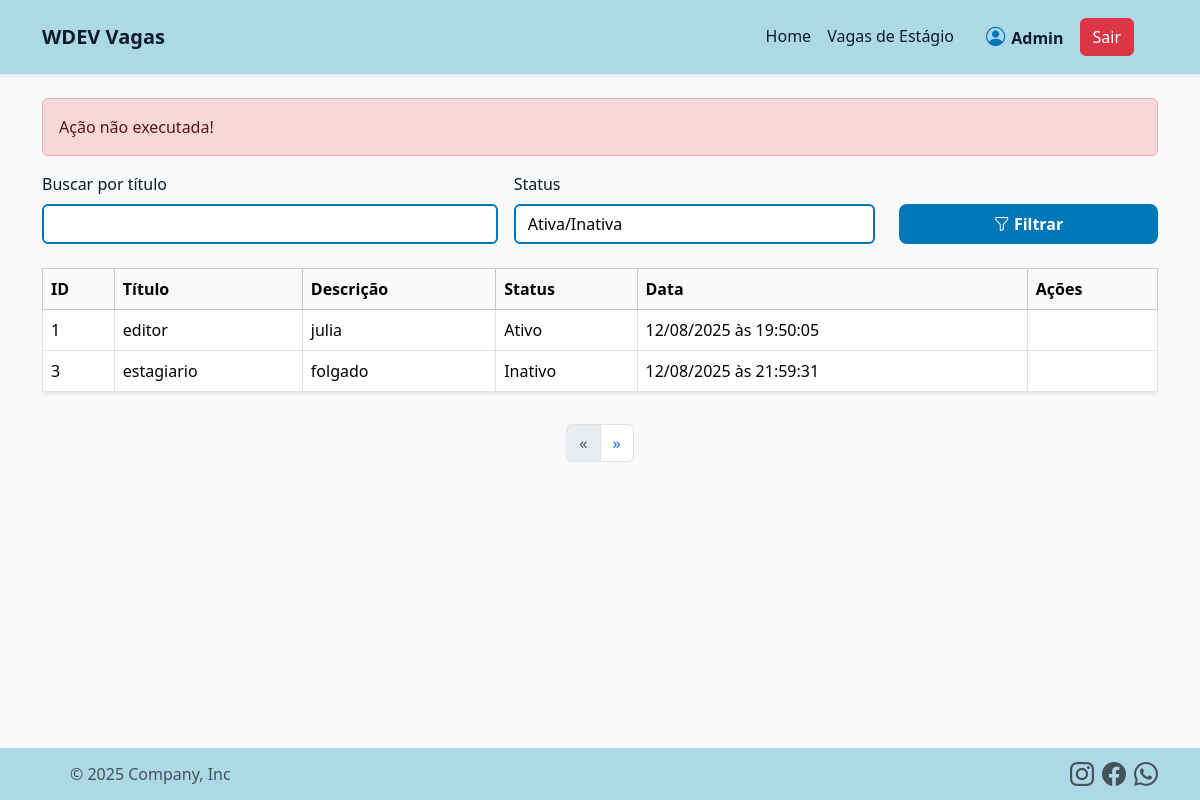
Screenshot of /vaga/listar.php?status=error (signed in) with the database file from the repository.
### tables this page shows
CREATE TABLE `vagas` (
  `id` int NOT NULL AUTO_INCREMENT PRIMARY KEY,
  `titulo` varchar(255) NOT NULL,
  `descricao` text NOT NULL,
  `ativo` enum('s','n') NOT NULL,
  `data` timestamp NOT NULL
);

### app/Session/Login.php (called while the page is built, shortened)
<?php
class Login
{
    public static function getAlunoLogado()
    {
        return self::isLogged() ? $_SESSION['aluno'] : null;
    }
    public static function isLogged()
    {
        return isset($_SESSION['aluno']['id']);
    }
}

### vaga/listar.php (called while the page is built, shortened)
<?php
$busca = filter_input(INPUT_GET, 'busca', FILTER_SANITIZE_STRING);
$filtroStatus = filter_input(INPUT_GET, 'status', FILTER_SANITIZE_STRING);
$filtroStatus = in_array($filtroStatus, ['s', 'n']) ? $filtroStatus : '';
$condicoes = [
    strlen($busca) ? 'titulo LIKE "%' . str_replace(' ', '%', $busca) . '%"' : null,
    strlen($filtroStatus) ? 'ativo = "' . $filtroStatus . '"' : null
];
$condicoes = array_filter($condicoes);
$where = implode(' AND ', $condicoes);
$quantidadeVagas = Vaga::getQuantidadeVagas($where);
$obPagination = new Pagination($quantidadeVagas, $_GET['pagina'] ?? 1, 4);
$vagas = Vaga::getVagas($where, null, $obPagination->getLimit());
include __DIR__ . '/../includes/header.php';
include __DIR__ . '/listagem.php';
include __DIR__ . '/../includes/footer.php';
?>

### app/Db/DataBase.php (called while the page is built, shortened)
<?php
class DataBase
{
    private $table;
    private $connection;
    public function __construct($table = null)
    {
        $this->table = $table;
    }
    private function SetConnection()
    {
        try {
            $this->connection = new PDO('mysql:host=' . self::HOST . ';dbname=' . self::NAME, self::USER, self::PASS);
            $this->connection->setAttribute(PDO::ATTR_ERRMODE, PDO::ERRMODE_EXCEPTION);
        } catch (PDOException $e) {
            die('ERROR: ' . $e->getMessage());
        }
    }
    public function execute($query, $params = [])
    {
        try {
            $statement = $this->connection->prepare($query);
            $statement->execute($params);
            return $statement;
        } catch (PDOException $e) {
            die('ERROR: ' . $e->getMessage());
        }
    }
    public function select($where = null, $order = null, $limit = null, $fields = '*'){
    $query = 'SELECT '.$fields.' FROM '.$this->table;
    $where = strlen($where) ? ' WHERE '.$where : '';
    $order = strlen($order) ? ' ORDER BY '.$order : '';
    $limit = strlen($limit) ? ' LIMIT '.$limit : '';
    $query .= $where.$order.$limit;
    return $this->execute($query);
}
}

### app/Entity/Vaga.php (called while the page is built, shortened)
<?php
class Vaga{
public static function getVagas($where= null, $order = null, $limit = null){
    return (new DataBase('vagas'))->select($where, $order, $limit)
                                  ->fetchAll(PDO::FETCH_CLASS, self::class);
    }
    public static function getQuantidadeVagas($where= null){
        return (new DataBase('vagas'))->select($where, null, null,'COUNT(*) AS qtd')
                                      ->fetchObject()
                                      ->qtd;
        }
}

### app/Db/Pagination.php (called while the page is built, shortened)
<?php
class Pagination
{
    private $limit;
    private $results;
    private $pages;
    private $currentPage;
    public function __construct($results, $currentPage = 1, $limit = 10)
    {
        $this->results = $results;
        $this->limit = $limit;
        $this->currentPage = (is_numeric($currentPage) and $currentPage > 0) ? $currentPage : 1;
    }
    private function calculate()
    {
        $this->pages = $this->results > 0 ? ceil($this->results / $this->limit) : 1;
        $this->currentPage = $this->currentPage <= $this->pages ? $this->currentPage : $this->pages;
    }
    public function getLimit()
    {
        $offset = ($this->limit * ($this->currentPage - 1));
        return $offset . ',' . $this->limit;
    }
    public function getPages()
    {
        if ($this->pages == 1) return [];
        $paginas = [];
        return $paginas;
    }
}

### vaga/listagem.php (the view, shortened to what this page needs)
<?php
$mensagem = '';
if (isset($_GET['status'])) {
    switch ($_GET['status']) {
        case 'error':
            $mensagem = '<div class="alert alert-danger">Ação não executada!</div>';
            break;
    }
}
$resultados = '';
foreach ($vagas as $vaga) {
    $acoes = '';
    $resultados .= '<tr>
        <td>' . $vaga->id . '</td>
        <td>' . $vaga->titulo . '</td>
        <td>' . $vaga->descricao . '</td>
        <td>' . ($vaga->ativo == 's' ? 'Ativo' : 'Inativo') . '</td>
        <td>' . date('d/m/Y à\s H:i:s', strtotime($vaga->data)) . '</td>
        <td>' . $acoes . '</td>
    </tr>';
}
$resultados = strlen($resultados) ? $resultados : '<tr><td colspan="6" class="text-center">Nenhuma vaga encontrada.</td></tr>';
$paginas = $obPagination->getPages();
$totalPaginas = count($paginas);
$paginaAtual = $_GET['pagina'] ?? 1;
$paginaAtual = (int)$paginaAtual;
$gets = $_GET;
unset($gets['pagina']);
$getsQuery = http_build_query($gets);
$paginacao = '<nav><ul class="pagination justify-content-center">';
$prevPage = max($paginaAtual - 1, 1);
$paginacao .= '<li class="page-item ' . ($paginaAtual == 1 ? 'disabled' : '') . '">
    <a class="page-link" href="?pagina=' . $prevPage . '&' . $getsQuery . '">&laquo;</a>
</li>';
$nextPage = min($paginaAtual + 1, $totalPaginas);
$paginacao .= '<li class="page-item ' . ($paginaAtual == $totalPaginas ? 'disabled' : '') . '">
    <a class="page-link" href="?pagina=' . $nextPage . '&' . $getsQuery . '">&raquo;</a>
</li>';
$paginacao .= '</ul></nav>';
?>
<main class="container py-4">
    <?= $mensagem ?>
    <section>
        <form method="get" class="row g-3 align-items-end">
            <div class="col-md-5">
                <label class="form-label">Buscar por título</label>
                <input type="text" name="busca" class="form-control" value="<?= $busca ?>">
            </div>
            <div class="col-md-4">
                <label class="form-label">Status</label>
                <select name="status" class="form-control">
                    <option value="">Ativa/Inativa</option>
                </select>
            </div>
            <div class="col-md-3 d-grid">
                <button type="submit" class="btn btn-baby-blue">
                    <i class="bi bi-funnel"></i> Filtrar
                </button>
            </div>
        </form>
    </section>
    <section class="mt-4">
        <div class="table-responsive">
            <table class="table table-bordered table-hover bg-white shadow-sm">
                <thead class="table-light">
                    <tr>
                        <th>ID</th>
                        <th>Título</th>
                        <th>Descrição</th>
                        <th>Status</th>
                        <th>Data</th>
                        <th>Ações</th>
                    </tr>
                </thead>
                <tbody>
                    <?= $resultados ?>
                </tbody>
            </table>
        </div>
    </section>
    <section class="mt-3">
        <?= $paginacao ?>
    </section>
</main>

### includes/header.php (shortened to what this page needs)
<?php
$alunoLogado = Login::getAlunoLogado();
$usuario = $alunoLogado ?
  '<span class="navbar-text me-3 text-baby-blue fw-bold">' . $alunoLogado['nome'] . '</span>
   <a href="/si/logout.php" class="btn btn-danger me-2">Sair</a>' :
  '<span class="navbar-text me-3 text-baby-blue">Visitante</span>
   <a href="/si/login.php" class="btn btn-baby-blue me-2">Entrar</a>';
?>
<!doctype html>
<html lang="pt">
<head>
  <link href="https://cdn.jsdelivr.net/npm/bootstrap@5.3.2/dist/css/bootstrap.min.css" rel="stylesheet">
  <link rel="stylesheet" href="https://cdn.jsdelivr.net/npm/bootstrap-icons@1.10.5/font/bootstrap-icons.css">
</head>
<body class="position-relative">
  <nav class="navbar navbar-expand-lg navbar-custom shadow-sm">
    <div class="container">
      <a class="navbar-brand d-flex align-items-center" href="/si/index.php">
        <strong>WDEV Vagas</strong>
      </a>
      <div class="collapse navbar-collapse" id="navbarSupportedContent">
        <ul class="navbar-nav mb-2 mb-lg-0 me-4 text-end">
          <li class="nav-item">
            <a class="nav-link" href="/si/index.php">Home</a>
          </li>
          <li class="nav-item">
            <a class="nav-link" href="/si/vaga/listar.php">Vagas de Estágio</a>
          </li>
        </ul>
        <div class="user-info">
          <i class="bi bi-person-circle"></i>
          <?= $usuario ?>
        </div>
      </div>
    </div>
  </nav>

### includes/footer.php (shortened to what this page needs)
  <footer class="fixed-bottom">
    <div class="container d-flex flex-wrap justify-content-between align-items-center my-2 ">
      <div class="col-md-4 d-flex align-items-center">
        <a href="/" class="mb-3 me-2 mb-md-0 text-body-secondary text-decoration-none lh-1" aria-label="Bootstrap">
          <svg class="bi" width="20" height="10" aria-hidden="true">
            <use xlink:href="#bootstrap"></use>
          </svg>
        </a>
        <span class="mb-2 mb-md-0 text-body-secondary">© 2025 Company, Inc</span>
      </div>
      <ul class="nav col-md-3 justify-content-end list-unstyled d-flex">
        <li class="ms-3">
          <a class="text-body-secondary" href="#" aria-label="Instagram">
            <i class="bi bi-instagram" style="font-size: 1.5rem;"></i>
          </a>
        </li>
        <li class="ms-2">
          <a class="text-body-secondary" href="#" aria-label="Facebook">
            <i class="bi bi-facebook" style="font-size: 1.5rem;"></i>
          </a>
        </li>
        <li class="ms-2">
          <a class="text-body-secondary" href="#" aria-label="WhatsApp">
            <i class="bi bi-whatsapp" style="font-size: 1.5rem;"></i>
          </a>
        </li>
      </ul>
    </div>
  </footer>
</body>
</html>

### includes/header.php (style rules this page uses)
:root { --baby-blue: #add8e6; --baby-blue-hover: #87ceeb; --page-bg: #f8f9fa; --strong-blue: #0077b6; }
body { background-color: var(--page-bg); color: #0d1b2a; display: flex; flex-direction: column; min-height: 100vh; }
.btn-baby-blue { background-color: var(--strong-blue); color: #fff; border: none; border-radius: 8px; margin-left: 0.5rem; padding: 0.5rem 1.2rem; font-weight: bold; }
.form-control { border: 2px solid var(--strong-blue); background-color: white; color: black; }
.navbar-custom { background-color: var(--baby-blue); }
.navbar-custom .nav-link, .navbar-custom .navbar-brand, .navbar-custom .navbar-text { color: #0d1b2a !important; position: relative; font-weight: 500; padding-bottom: 6px; }
.navbar-custom .nav-link::after { content: ""; display: block; width: 0; height: 2px; background: #0d1b2a; transition: width 0.3s; margin-top: 2px; }
.navbar-collapse { justify-content: flex-end; align-items: center; }
.navbar { padding-top: 1rem; padding-bottom: 1rem; }
footer { background-color: var(--baby-blue); color: #0d1b2a; }
footer a { color: #0d1b2a; }
.user-info { margin-right: 1rem; display: flex; align-items: center; font-weight: bold; color: #0d1b2a; }
.user-info i { margin-right: 6px; font-size: 1.2rem; color: var(--strong-blue); }

### rows the page displays
vagas: id "1", titulo "editor", descricao "julia", data "12/08/2025 às 19:50:05"
vagas: id "3", titulo "estagiario", descricao "folgado", data "12/08/2025 às 21:59:31"

### other values shown
$alunoLogado['nome'] "Admin"
